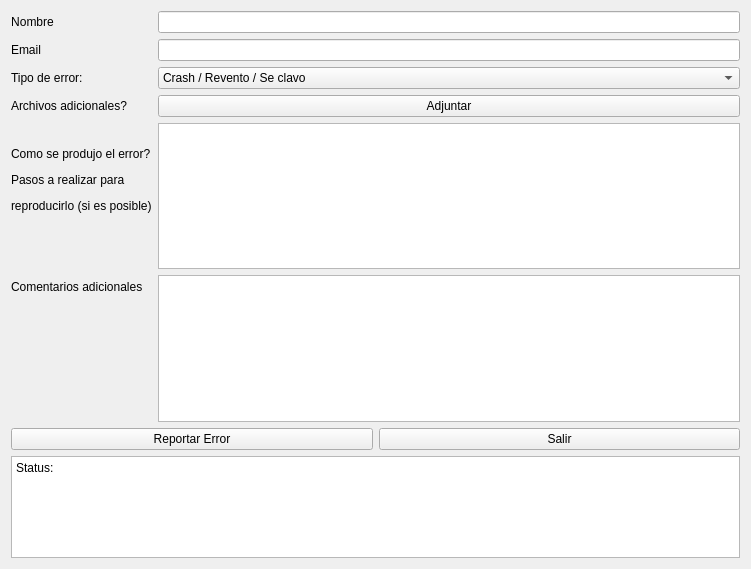
<?xml version="1.0" encoding="UTF-8"?>
<ui version="4.0">
 <class>ErrorReporter</class>
 <widget class="QWidget" name="ErrorReporter">
  <property name="geometry">
   <rect>
    <x>0</x>
    <y>0</y>
    <width>751</width>
    <height>569</height>
   </rect>
  </property>
  <property name="windowTitle">
   <string>ErrorReporter</string>
  </property>
  <layout class="QVBoxLayout" name="verticalLayout">
   <item>
    <layout class="QFormLayout" name="formLayout">
     <item row="0" column="1">
      <widget class="QLineEdit" name="nameEdit"/>
     </item>
     <item row="0" column="0">
      <widget class="QLabel" name="label">
       <property name="text">
        <string>&lt;html&gt;&lt;head/&gt;&lt;body&gt;&lt;p align=&quot;center&quot;&gt;Nombre&lt;/p&gt;&lt;/body&gt;&lt;/html&gt;</string>
       </property>
      </widget>
     </item>
     <item row="1" column="0">
      <widget class="QLabel" name="label_2">
       <property name="text">
        <string>Email</string>
       </property>
      </widget>
     </item>
     <item row="1" column="1">
      <widget class="QLineEdit" name="mailEdit"/>
     </item>
     <item row="4" column="0">
      <widget class="QLabel" name="label_3">
       <property name="lineWidth">
        <number>1</number>
       </property>
       <property name="text">
        <string>&lt;html&gt;&lt;head/&gt;&lt;body&gt;&lt;p&gt;Como se produjo el error?&lt;/p&gt;&lt;p&gt;Pasos a realizar para &lt;/p&gt;&lt;p&gt;reproducirlo (si es posible)&lt;/p&gt;&lt;/body&gt;&lt;/html&gt;</string>
       </property>
       <property name="textFormat">
        <enum>Qt::AutoText</enum>
       </property>
       <property name="scaledContents">
        <bool>false</bool>
       </property>
      </widget>
     </item>
     <item row="4" column="1">
      <widget class="QPlainTextEdit" name="stepsEdit">
       <property name="plainText">
        <string/>
       </property>
      </widget>
     </item>
     <item row="5" column="0">
      <widget class="QLabel" name="label_4">
       <property name="text">
        <string>Comentarios adicionales</string>
       </property>
      </widget>
     </item>
     <item row="5" column="1">
      <widget class="QPlainTextEdit" name="commentsEdit"/>
     </item>
     <item row="2" column="0">
      <widget class="QLabel" name="label_5">
       <property name="text">
        <string>Tipo de error:</string>
       </property>
      </widget>
     </item>
     <item row="2" column="1">
      <widget class="QComboBox" name="errTypesCombo">
       <item>
        <property name="text">
         <string>Crash / Revento / Se clavo</string>
        </property>
       </item>
       <item>
        <property name="text">
         <string>Sonido</string>
        </property>
       </item>
       <item>
        <property name="text">
         <string>Video</string>
        </property>
       </item>
       <item>
        <property name="text">
         <string>Grafico</string>
        </property>
       </item>
       <item>
        <property name="text">
         <string>Visual</string>
        </property>
       </item>
       <item>
        <property name="text">
         <string>Fisica / logica</string>
        </property>
       </item>
      </widget>
     </item>
     <item row="3" column="0">
      <widget class="QLabel" name="label_6">
       <property name="toolTip">
        <string>&lt;html&gt;&lt;head/&gt;&lt;body&gt;&lt;p&gt;Por ejemplo screenshots o cualquier otro tipo de dato solo si es necesario.&lt;/p&gt;&lt;/body&gt;&lt;/html&gt;</string>
       </property>
       <property name="lineWidth">
        <number>1</number>
       </property>
       <property name="text">
        <string>&lt;html&gt;&lt;head/&gt;&lt;body&gt;&lt;p&gt;Archivos adicionales?&lt;/p&gt;&lt;/body&gt;&lt;/html&gt;</string>
       </property>
       <property name="scaledContents">
        <bool>false</bool>
       </property>
       <property name="alignment">
        <set>Qt::AlignLeading|Qt::AlignLeft|Qt::AlignVCenter</set>
       </property>
       <property name="margin">
        <number>0</number>
       </property>
      </widget>
     </item>
     <item row="3" column="1">
      <widget class="QPushButton" name="attachBtn">
       <property name="text">
        <string>Adjuntar</string>
       </property>
      </widget>
     </item>
    </layout>
   </item>
   <item>
    <layout class="QHBoxLayout" name="horizontalLayout_2">
     <item>
      <widget class="QPushButton" name="reportBtn">
       <property name="text">
        <string>Reportar Error</string>
       </property>
      </widget>
     </item>
     <item>
      <widget class="QPushButton" name="cancelBtn">
       <property name="text">
        <string>Salir</string>
       </property>
      </widget>
     </item>
    </layout>
   </item>
   <item>
    <widget class="QPlainTextEdit" name="statusEdit">
     <property name="plainText">
      <string>Status:</string>
     </property>
    </widget>
   </item>
  </layout>
 </widget>
 <resources/>
 <connections/>
</ui>
